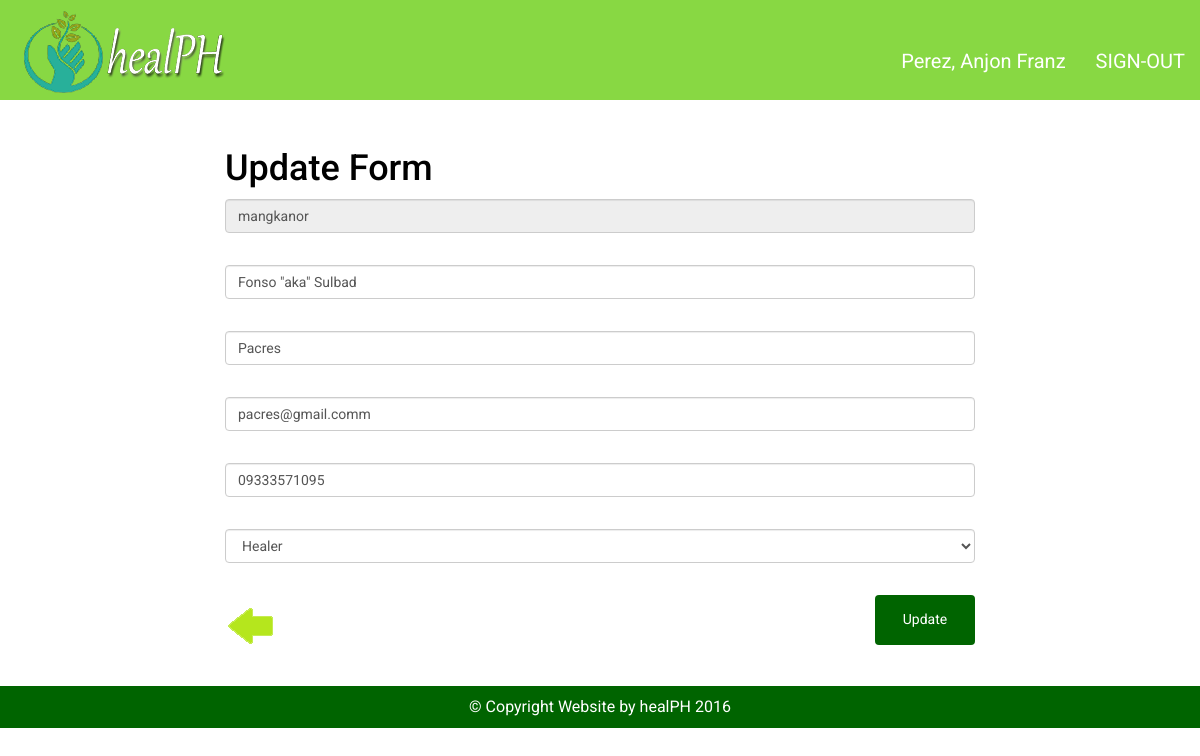
The app's page /adminPages/updateAccount.php?accountid=4 (signed in) with its own data.
### tables this page shows
CREATE TABLE IF NOT EXISTS `healer` (
  `HEALER_ID` int(11) NOT NULL AUTO_INCREMENT,
  `ACCT_ID` int(11) NOT NULL,
  `FIRSTNAME` varchar(30) NOT NULL,
  `LASTNAME` varchar(30) NOT NULL,
  `ADDRESS` varchar(200) NOT NULL,
  `CONTACT` varchar(30) NOT NULL,
  `EMAIL_ADDRESS` varchar(45) NOT NULL,
  `LATITUDE` varchar(50) NOT NULL,
  `LONGITUDE` varchar(50) NOT NULL,
  `DETAILS` varchar(1000) NOT NULL,
  `PICTURE` varchar(50) NOT NULL DEFAULT 'face.jpg',
  `CLINICHOURS` varchar(200) NOT NULL,
  `DAILYLIMIT` int(11) NOT NULL,
  `RATE` decimal(5,1) NOT NULL,
  `STATUS` varchar(15) NOT NULL DEFAULT 'ACTIVE',
  PRIMARY KEY (`HEALER_ID`)
);

CREATE TABLE IF NOT EXISTS `account` (
  `ACCT_ID` int(11) NOT NULL AUTO_INCREMENT,
  `USERNAME` varchar(30) NOT NULL,
  `PASSWORD` varchar(30) NOT NULL,
  `STATUS` varchar(30) NOT NULL DEFAULT 'ACTIVE',
  `TYPE` varchar(10) NOT NULL,
  PRIMARY KEY (`ACCT_ID`)
);

### adminPages/updateAccount.php (the view, shortened to what this page needs)
<?php
	include '../queries/connection.php';
		if(isset($_GET['accountid'])) {
			$accountid = $_GET['accountid'];
			$sql = "SELECT A.ACCT_ID, A.USERNAME, H.HEALER_ID, H.ACCT_ID, H.FIRSTNAME, H.LASTNAME, H.ADDRESS, H.CONTACT, H.EMAIL_ADDRESS FROM account AS A inner join healer AS H ON A.ACCT_ID = H.ACCT_ID WHERE A.ACCT_ID = '$accountid' AND H.ACCT_ID = '$accountid'";
			$retrieve = $conn->query($sql)->fetchAll();
			if($retrieve) {
				foreach($retrieve as $row) {
					$lastname = $row['LASTNAME'];
					$firstname = $row['FIRSTNAME'];
					$username = $row['USERNAME'];
					$email = $row['EMAIL_ADDRESS'];
					$contact = $row['CONTACT'];
				}
			}
		}
		else {
			header('Location: viewhealer.php');
		}
?>
<!DOCTYPE html>
<html lang="en">
		<head>
				<link href="../assets/css/main.css" rel="stylesheet"/>
		</head>
		<body class="addHealer">
				<div class="container bgMenu">
					<nav class="navbar1 navbar-inverse1 navbar-fixed-top  wow bounceInUp">
						<div class="row">
								<div class="col-md-3 col-sm-3">
										 <a href="../index.php" class="navbar-brand"><img class="img-responsive wow slideInLeft" src="../assets/images/logo.png"/></a>
								</div>
				<div class="col-md-9 col-sm-9">
										<div class="topUser">
												<ul class="nav navbar-nav">
														<li>
															<a href="#"><?php echo $_SESSION['NAME']; ?></a>
														</li>
														<li>
															<a href="../queries/signout.php">SIGN-OUT</a>
														</li>
												</ul>
										</div>
				</div>
						</div>
					</nav>
			</div>
<section class="login">
				<div class="container">
						<div class="row">
								<div class="col-md-2 col-sm-2"></div>
								<div class="col-md-8 col-sm-8">
										<div id="updateHealer">
												<h1 class="wow slideInDown">Update Form</h1>
												<form class="center-block" action="../queries/update.php" method="post">
														<div class="form-group">
																<input class="form-control wow lightSpeedIn" name="username" id="username" placeholder="Username" type="text" value="<?php echo $username; ?>" required autofocus readonly > </div>
														<div class="message" id="usernameMessage"></div>
														<div class="form-group">
																<input class="form-control wow lightSpeedIn" name="firstname" id="firstname" placeholder="First Name" type="text" value="<?php echo $firstname; ?>" required > </div>
														<div class="message" id="firstnameMessage"></div>
														<div class="form-group">
																<input class="form-control wow lightSpeedIn" name="lastname" id="lastname" placeholder="Last Name" type="text" value="<?php echo $lastname; ?>" required > </div>
														<div class="message" id="lastnameMessage"></div>
														<div class="form-group">
																<input class="form-control wow lightSpeedIn" name="emailadd" id="emailadd" placeholder="Email address" type="email" value="<?php echo $email; ?>" required > </div>
														<div class="message" id="emailaddMessage"></div>
														<div class="form-group">
																<input class="form-control wow lightSpeedIn" name="contact" id="mobile" placeholder="Mobile number" type="number" min="9111111111" value="<?php echo $contact; ?>" required > </div>
														 <div class="message" id="mobileMessage"></div>
														<div class="form-group">
															<select class="form-control wow lightSpeedIn" name="type" id="type" required >
																<option value="Healer">Healer</option>
															</select>
														</div>
														 <div class="message" id="typeMessage"></div>
															<input class="btn btn-danger wow fadeInLeft" id="register" type="submit" value="Update" >
														</form>
														<div class="back2 hvr-float">
																<a href="viewhealer.php">
																<img src="../assets/images/back.png"></a>
														</div>
										</div>
									</div>
								<div class="col-md-2 col-sm-2"> </div>
						</div>
				</div>
		</section>
			<?php include "../footer.php";?>
		</body>
</html>

### records on screen
healer: username "mangkanor", firstname "Fonso \"aka\" Sulbad", lastname "Pacres", emailadd "pacres@gmail.comm", contact "09333571095"

### other values on screen
$_SESSION['NAME'] "Perez, Anjon Franz"
